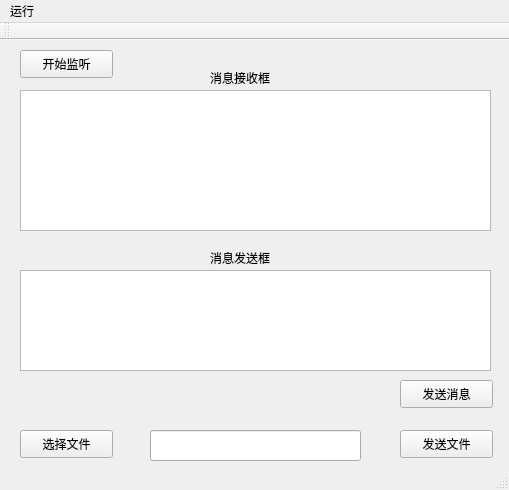
<?xml version="1.0" encoding="UTF-8"?>
<ui version="4.0">
 <class>MainWindow</class>
 <widget class="QMainWindow" name="MainWindow">
  <property name="enabled">
   <bool>true</bool>
  </property>
  <property name="geometry">
   <rect>
    <x>0</x>
    <y>0</y>
    <width>509</width>
    <height>490</height>
   </rect>
  </property>
  <property name="windowTitle">
   <string>Server</string>
  </property>
  <widget class="QWidget" name="centralWidget">
   <widget class="QTextEdit" name="textEdit">
    <property name="geometry">
     <rect>
      <x>20</x>
      <y>50</y>
      <width>471</width>
      <height>141</height>
     </rect>
    </property>
    <property name="readOnly">
     <bool>true</bool>
    </property>
   </widget>
   <widget class="QPushButton" name="pushButton">
    <property name="geometry">
     <rect>
      <x>20</x>
      <y>10</y>
      <width>93</width>
      <height>28</height>
     </rect>
    </property>
    <property name="text">
     <string>开始监听</string>
    </property>
   </widget>
   <widget class="QLabel" name="label">
    <property name="geometry">
     <rect>
      <x>210</x>
      <y>30</y>
      <width>91</width>
      <height>16</height>
     </rect>
    </property>
    <property name="text">
     <string>消息接收框</string>
    </property>
   </widget>
   <widget class="QTextEdit" name="textEdit_2">
    <property name="geometry">
     <rect>
      <x>20</x>
      <y>230</y>
      <width>471</width>
      <height>101</height>
     </rect>
    </property>
   </widget>
   <widget class="QLabel" name="label_2">
    <property name="geometry">
     <rect>
      <x>210</x>
      <y>210</y>
      <width>81</width>
      <height>16</height>
     </rect>
    </property>
    <property name="text">
     <string>消息发送框</string>
    </property>
   </widget>
   <widget class="QPushButton" name="pushButton_2">
    <property name="geometry">
     <rect>
      <x>400</x>
      <y>340</y>
      <width>93</width>
      <height>28</height>
     </rect>
    </property>
    <property name="text">
     <string>发送消息</string>
    </property>
   </widget>
   <widget class="QPushButton" name="pushButton_3">
    <property name="geometry">
     <rect>
      <x>20</x>
      <y>390</y>
      <width>93</width>
      <height>28</height>
     </rect>
    </property>
    <property name="text">
     <string>选择文件</string>
    </property>
   </widget>
   <widget class="QLineEdit" name="lineEdit">
    <property name="geometry">
     <rect>
      <x>150</x>
      <y>390</y>
      <width>211</width>
      <height>31</height>
     </rect>
    </property>
    <property name="readOnly">
     <bool>true</bool>
    </property>
   </widget>
   <widget class="QPushButton" name="pushButton_4">
    <property name="geometry">
     <rect>
      <x>400</x>
      <y>390</y>
      <width>93</width>
      <height>28</height>
     </rect>
    </property>
    <property name="text">
     <string>发送文件</string>
    </property>
   </widget>
  </widget>
  <widget class="QMenuBar" name="menuBar">
   <property name="geometry">
    <rect>
     <x>0</x>
     <y>0</y>
     <width>509</width>
     <height>26</height>
    </rect>
   </property>
   <widget class="QMenu" name="menu">
    <property name="title">
     <string>运行</string>
    </property>
    <addaction name="actListen"/>
   </widget>
   <addaction name="menu"/>
  </widget>
  <widget class="QToolBar" name="mainToolBar">
   <attribute name="toolBarArea">
    <enum>TopToolBarArea</enum>
   </attribute>
   <attribute name="toolBarBreak">
    <bool>false</bool>
   </attribute>
  </widget>
  <widget class="QStatusBar" name="statusBar"/>
  <action name="actListen">
   <property name="text">
    <string>开始监听</string>
   </property>
   <property name="toolTip">
    <string>开始监听</string>
   </property>
  </action>
 </widget>
 <layoutdefault spacing="6" margin="11"/>
 <resources/>
 <connections/>
</ui>
